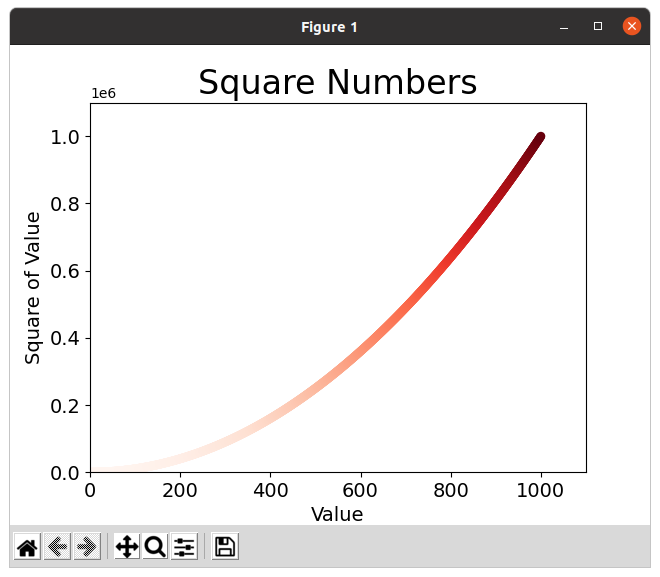

The Python source for this figure:
import matplotlib.pyplot as plt

x_values = list(range(1, 1001))
y_values = [x**2 for x in x_values]

plt.scatter(x_values, y_values, c=y_values, cmap=plt.cm.Reds, edgecolors='none', s=40)

# Set chart title and label axes.
plt.title("Square Numbers", fontsize=24)
plt.xlabel("Value", fontsize=14)
plt.ylabel("Square of Value", fontsize=14)

# Set size of tick labels.
plt.tick_params(axis='both', which='major', labelsize=14)

# Set the range for each axis.
plt.axis([0, 1100, 0, 1100000])

plt.show()
# plt.savefig('squares_plot2.png')
